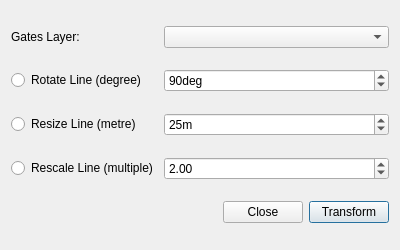
<?xml version="1.0" encoding="UTF-8"?>
<!--
SPDX-FileCopyrightText: 2017 Jorge Gil <jorge.gil@ucl.ac.uk>
SPDX-FileCopyrightText: 2017 UCL

SPDX-License-Identifier: GPL-2.0-or-later
-->
<ui version="4.0">
 <class>NetworkTransformerDialog</class>
 <widget class="QDialog" name="NetworkTransformerDialog">
  <property name="enabled">
   <bool>true</bool>
  </property>
  <property name="geometry">
   <rect>
    <x>0</x>
    <y>0</y>
    <width>400</width>
    <height>250</height>
   </rect>
  </property>
  <property name="minimumSize">
   <size>
    <width>400</width>
    <height>250</height>
   </size>
  </property>
  <property name="windowTitle">
   <string>GateTransformer</string>
  </property>
  <layout class="QGridLayout" name="gridLayout">
   <item row="4" column="0">
    <widget class="QRadioButton" name="resize_radio">
     <property name="text">
      <string>Resize Line (metre)</string>
     </property>
    </widget>
   </item>
   <item row="3" column="0">
    <widget class="QRadioButton" name="rotate_radio">
     <property name="text">
      <string>Rotate Line (degree)</string>
     </property>
    </widget>
   </item>
   <item row="6" column="3">
    <widget class="QPushButton" name="run_button">
     <property name="sizePolicy">
      <sizepolicy hsizetype="Maximum" vsizetype="Fixed">
       <horstretch>0</horstretch>
       <verstretch>0</verstretch>
      </sizepolicy>
     </property>
     <property name="text">
      <string>Transform</string>
     </property>
    </widget>
   </item>
   <item row="0" column="0">
    <widget class="QLabel" name="label">
     <property name="text">
      <string>Gates Layer:</string>
     </property>
    </widget>
   </item>
   <item row="5" column="0">
    <widget class="QRadioButton" name="rescale_radio">
     <property name="text">
      <string>Rescale Line (multiple)</string>
     </property>
    </widget>
   </item>
   <item row="3" column="1" colspan="3">
    <widget class="QSpinBox" name="rotate_spinBox">
     <property name="suffix">
      <string>deg</string>
     </property>
     <property name="maximum">
      <number>360</number>
     </property>
     <property name="singleStep">
      <number>5</number>
     </property>
     <property name="value">
      <number>90</number>
     </property>
    </widget>
   </item>
   <item row="0" column="1" colspan="3">
    <widget class="QComboBox" name="comboBox"/>
   </item>
   <item row="4" column="1" colspan="3">
    <widget class="QSpinBox" name="resize_spinBox">
     <property name="suffix">
      <string>m</string>
     </property>
     <property name="maximum">
      <number>1000000000</number>
     </property>
     <property name="singleStep">
      <number>5</number>
     </property>
     <property name="value">
      <number>25</number>
     </property>
    </widget>
   </item>
   <item row="5" column="1" colspan="3">
    <widget class="QDoubleSpinBox" name="rescale_spinBox">
     <property name="maximum">
      <double>1000000000.000000000000000</double>
     </property>
     <property name="singleStep">
      <double>0.250000000000000</double>
     </property>
     <property name="value">
      <double>2.000000000000000</double>
     </property>
    </widget>
   </item>
   <item row="6" column="2">
    <widget class="QPushButton" name="close_button">
     <property name="sizePolicy">
      <sizepolicy hsizetype="Maximum" vsizetype="Fixed">
       <horstretch>0</horstretch>
       <verstretch>0</verstretch>
      </sizepolicy>
     </property>
     <property name="text">
      <string>Close</string>
     </property>
    </widget>
   </item>
  </layout>
 </widget>
 <resources/>
 <connections/>
</ui>
